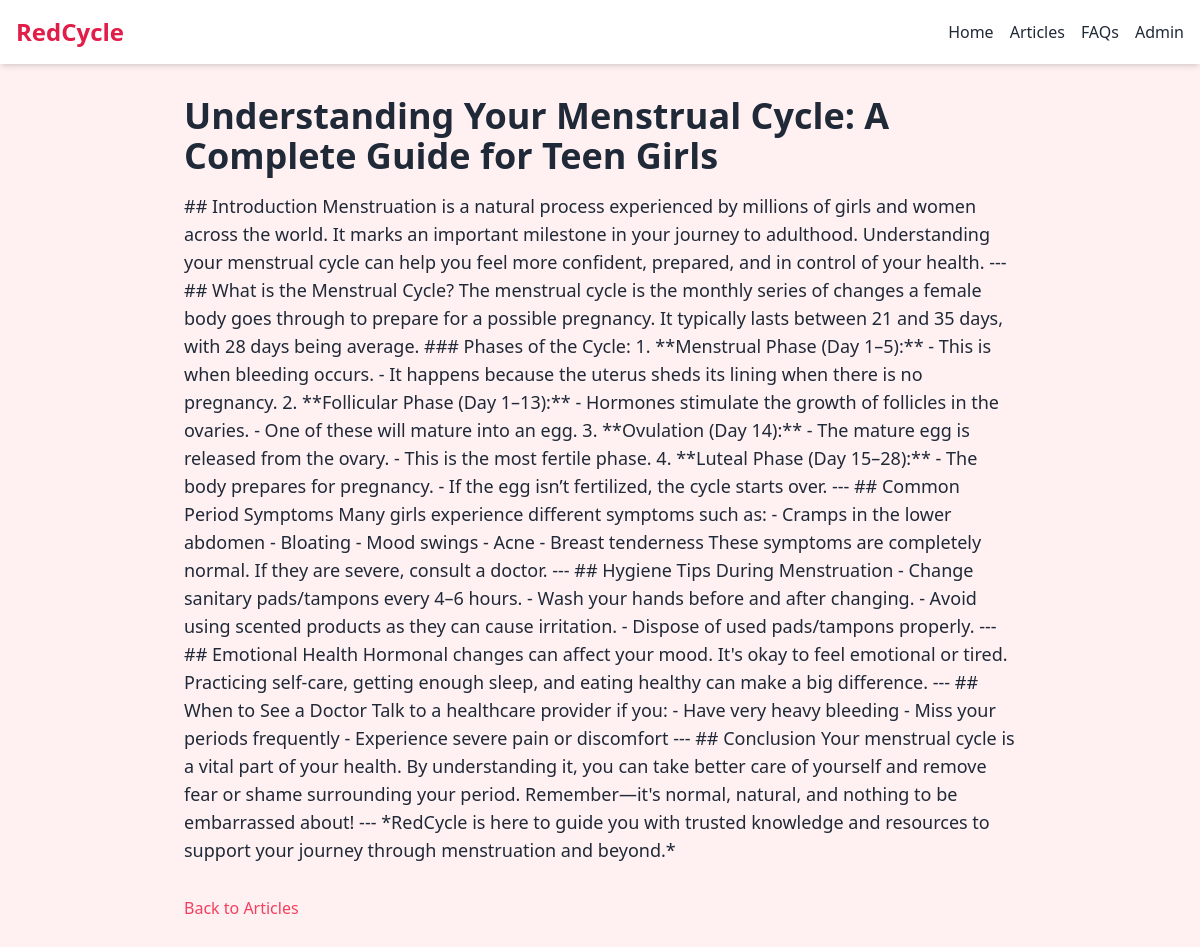
The app's page /article/1/ with its own data.
### education/models.py (models this page shows, shortened)
class Article(models.Model):
    CATEGORY_CHOICES = [
        ('hygiene', 'Menstrual Hygiene'),
        ('myths', 'Period Myths'),
        ('nutrition', 'Nutrition & Health'),
        ('first_period', 'First Period Guide'),
    ]
    title = models.CharField(max_length=200)
    slug = models.SlugField(unique=True)
    summary = models.TextField()
    content = models.TextField()
    image = models.ImageField(upload_to='articles/', blank=True, null=True)
    published = models.BooleanField(default=True)
    category = models.CharField(max_length=50, choices=CATEGORY_CHOICES, default='hygiene')

### core/views.py (the view)
# urls.py: path('article/<int:pk>/', views.article_detail, name='article_detail'),
def article_detail(request, pk):
    article = get_object_or_404(Article, pk=pk)
    return render(request, 'core/article_detail.html', {'article': article})

### core/templates/core/article_detail.html (shortened to what this page needs)
<!DOCTYPE html>
<html lang="en">
<head>
  <script src="https://cdn.tailwindcss.com"></script>
</head>
<body class="bg-rose-50 text-gray-800">
  <nav class="bg-white shadow-md p-4 flex justify-between items-center">
    <div class="text-2xl font-bold text-rose-600">RedCycle</div>
    <ul class="flex space-x-4">
      <li><a href="/" class="hover:text-rose-500 font-medium">Home</a></li>
      <li><a href="#articles" class="hover:text-rose-500 font-medium">Articles</a></li>
      <li><a href="#faq" class="hover:text-rose-500 font-medium">FAQs</a></li>
      <li><a href="/admin" class="hover:text-rose-500 font-medium">Admin</a></li>
    </ul>
  </nav>
  <div class="p-8 max-w-4xl mx-auto">
    <h1 class="text-4xl font-bold mb-4">{{ article.title }}</h1>
    <div class="mb-8">
      <p class="text-lg">{{ article.content }}</p>
    </div>
    <a href="/" class="text-rose-500 hover:underline">Back to Articles</a>
  </div>
</body>
</html>

### records on screen
Article: title "Understanding Your Menstrual Cycle: A Complete Guide for Teen Girls", content "## Introduction Menstruation is a natural process experienced by millions of girls and women across the world. It marks an important milestone in your journey to adulthood. Understanding your menstrual cycle can help you feel more confident, prepared, and in control of your health. --- ## What is the Menstrual Cycle? The menstrual cycle is the monthly series of changes a female body goes through to prepare for a possible pregnancy. It typically lasts between 21 and 35 days, with 28 days being average. ### Phases of the Cycle: 1. **Menstrual Phase (Day 1–5):** - This is when bleeding occurs. - It happens because the uterus sheds its lining when there is no pregnancy. 2. **Follicular Phase…"
